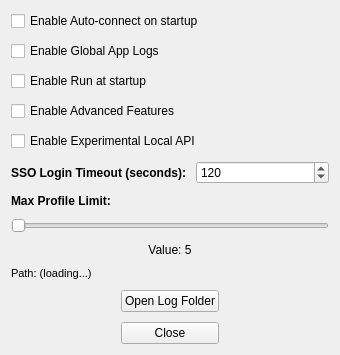
<?xml version="1.0" encoding="UTF-8"?>
<ui version="4.0">
 <class>SettingsDialog</class>
 <widget class="QWidget" name="SettingsDialog">
  <property name="geometry">
   <rect>
    <x>0</x>
    <y>0</y>
    <width>340</width>
    <height>335</height>
   </rect>
  </property>
  <property name="windowTitle">
   <string>Settings</string>
  </property>
  <property name="sizeGripEnabled" stdset="0">
   <bool>false</bool>
  </property>
  <layout class="QVBoxLayout" name="verticalLayout">
   <property name="spacing">
    <number>10</number>
   </property>
   <item>
    <layout class="QVBoxLayout" name="Layout">
     <item>
      <widget class="QCheckBox" name="chkAutoConnect">
       <property name="text">
        <string>Enable Auto-connect on startup</string>
       </property>
      </widget>
     </item>
     <item>
      <widget class="QCheckBox" name="chkEnableLogs">
       <property name="text">
        <string>Enable Global App Logs</string>
       </property>
      </widget>
     </item>
     <item>
      <widget class="QCheckBox" name="chkRunAtStartup">
       <property name="text">
        <string>Enable Run at startup</string>
       </property>
      </widget>
     </item>
     <item>
      <widget class="QCheckBox" name="chkAdvanced">
       <property name="text">
        <string>Enable Advanced Features</string>
       </property>
      </widget>
     </item>
     <item>
      <widget class="QCheckBox" name="chkUseLocalAPI">
       <property name="text">
        <string>Enable Experimental Local API</string>
       </property>
      </widget>
     </item>
     <item>
      <layout class="QHBoxLayout" name="ssoLayout">
       <item>
        <widget class="QLabel" name="labelSsoTimeout">
         <property name="font">
          <font>
           <bold>true</bold>
          </font>
         </property>
         <property name="text">
          <string>SSO Login Timeout (seconds):</string>
         </property>
        </widget>
       </item>
       <item>
        <widget class="QSpinBox" name="spinSsoTimeout">
         <property name="minimum">
          <number>10</number>
         </property>
         <property name="maximum">
          <number>600</number>
         </property>
         <property name="value">
          <number>120</number>
         </property>
        </widget>
       </item>
      </layout>
     </item>
     <item>
      <spacer name="verticalSpacer">
       <property name="orientation">
        <enum>Qt::Orientation::Vertical</enum>
       </property>
       <property name="sizeHint" stdset="0">
        <size>
         <width>20</width>
         <height>10</height>
        </size>
       </property>
      </spacer>
     </item>
     <item>
      <widget class="QLabel" name="labelMaxTabs">
       <property name="font">
        <font>
         <bold>true</bold>
        </font>
       </property>
       <property name="text">
        <string>Max Profile Limit:</string>
       </property>
      </widget>
     </item>
     <item>
      <widget class="QSlider" name="sliderMaxTabs">
       <property name="minimum">
        <number>1</number>
       </property>
       <property name="maximum">
        <number>10</number>
       </property>
       <property name="orientation">
        <enum>Qt::Orientation::Horizontal</enum>
       </property>
      </widget>
     </item>
     <item>
      <widget class="QLabel" name="labelMaxTabsValue">
       <property name="text">
        <string>Value: 5</string>
       </property>
       <property name="alignment">
        <set>Qt::AlignmentFlag::AlignCenter</set>
       </property>
      </widget>
     </item>
     <item>
      <widget class="QLabel" name="labelLogPath">
       <property name="font">
        <font>
         <pointsize>8</pointsize>
        </font>
       </property>
       <property name="text">
        <string>Path: (loading...)</string>
       </property>
       <property name="wordWrap">
        <bool>true</bool>
       </property>
      </widget>
     </item>
     <item>
      <layout class="QGridLayout" name="gridLayout">
       <item row="0" column="1">
        <spacer name="horizontalSpacer">
         <property name="orientation">
          <enum>Qt::Orientation::Horizontal</enum>
         </property>
         <property name="sizeHint" stdset="0">
          <size>
           <width>40</width>
           <height>20</height>
          </size>
         </property>
        </spacer>
       </item>
       <item row="0" column="3">
        <spacer name="horizontalSpacer_2">
         <property name="orientation">
          <enum>Qt::Orientation::Horizontal</enum>
         </property>
         <property name="sizeHint" stdset="0">
          <size>
           <width>40</width>
           <height>20</height>
          </size>
         </property>
        </spacer>
       </item>
       <item row="0" column="2">
        <widget class="QPushButton" name="btnOpenLogFolder">
         <property name="text">
          <string>Open Log Folder</string>
         </property>
        </widget>
       </item>
       <item row="1" column="2">
        <widget class="QPushButton" name="btnClose">
         <property name="text">
          <string>Close</string>
         </property>
        </widget>
       </item>
       <item row="1" column="1">
        <spacer name="horizontalSpacer_3">
         <property name="orientation">
          <enum>Qt::Orientation::Horizontal</enum>
         </property>
         <property name="sizeHint" stdset="0">
          <size>
           <width>40</width>
           <height>20</height>
          </size>
         </property>
        </spacer>
       </item>
       <item row="1" column="3">
        <spacer name="horizontalSpacer_4">
         <property name="orientation">
          <enum>Qt::Orientation::Horizontal</enum>
         </property>
         <property name="sizeHint" stdset="0">
          <size>
           <width>40</width>
           <height>20</height>
          </size>
         </property>
        </spacer>
       </item>
      </layout>
     </item>
    </layout>
   </item>
  </layout>
 </widget>
 <resources/>
 <connections/>
</ui>
